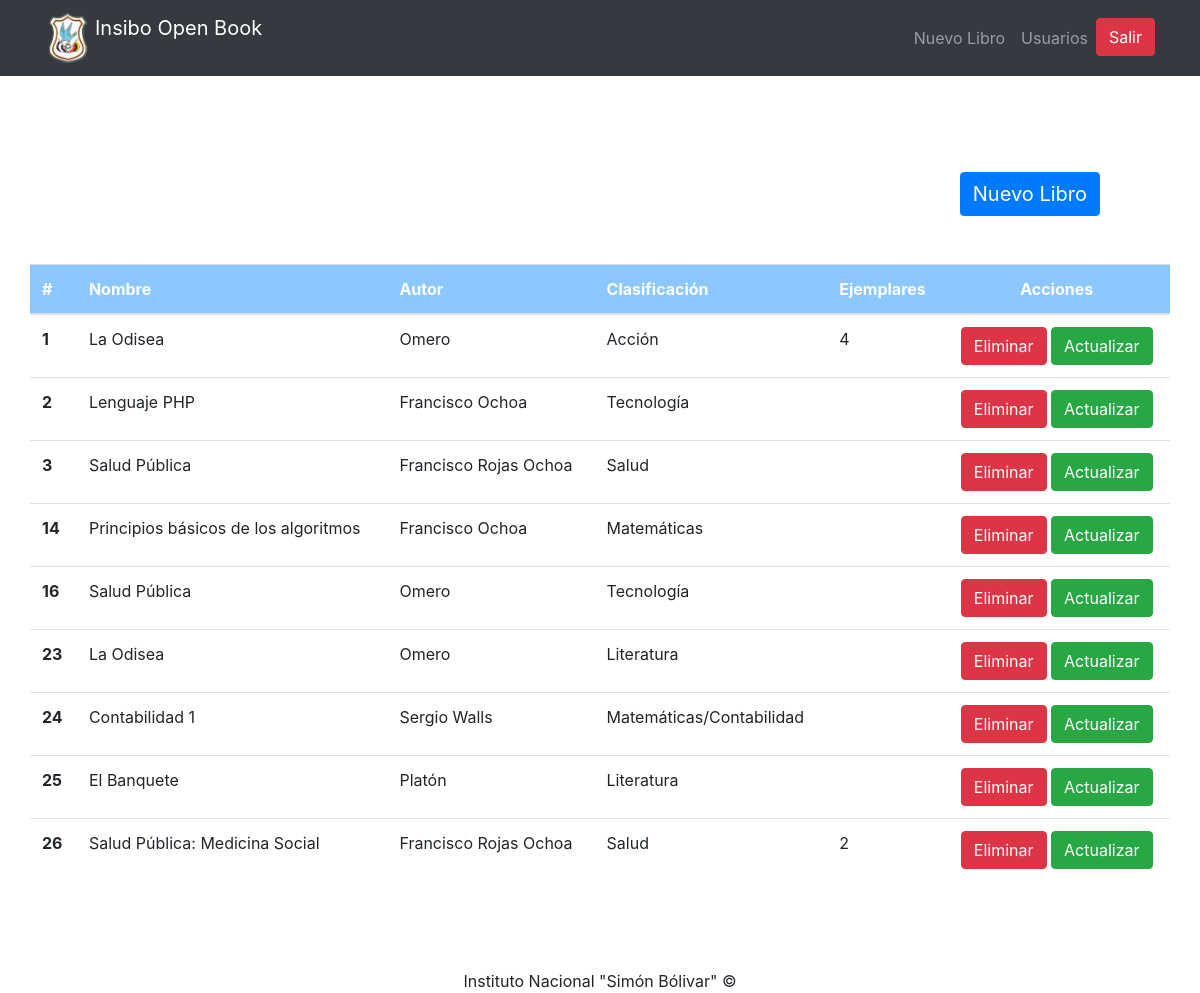
The page /proyectopoo/formularios/mostrarLibros.php on the database its author committed.
### tables this page shows
CREATE TABLE `libros` (
  `id_libro` int(11) NOT NULL,
  `nombre_libro` varchar(250) NOT NULL,
  `autor` varchar(200) NOT NULL,
  `clasificacion` varchar(25) NOT NULL,
  `n_copias` int(11) DEFAULT NULL,
  `archivo` varchar(250) DEFAULT NULL,
  `tipo` varchar(15) NOT NULL
);

### proyectopoo/formularios/mostrarLibros.php (the view, shortened to what this page needs)
<!DOCTYPE html>
<html lang="en">
<head>
  <link rel="stylesheet" href="../css/style.css">
  <link rel="stylesheet" href="../css/bootstrap.css">
</head>
<body>
  <nav class="navbar navbar-expand-sm navbar-dark bg-dark">
      <div class="container">
          <a class="navbar-brand" href="#">
    <img src="../imagenes/Insibo.png" width="50" height="50" class="d-inline-block align-top" alt="">Insibo Open Book
  </a>
      <div class="collapse navbar-collapse" id="navMenu">
        <ul class="navbar-nav ml-auto mt-2 mt-lg-0">
          <li class="nav-item">
            <a class="nav-link" href="IngresarLibro.php">Nuevo Libro</a>
          </li>
          <li class="nav-item">
            <a class="nav-link" href="mostrarUsuarios.php">Usuarios</a>
          </li>
          <li class="nav-item">
            <a class="btn btn-danger" href="Sesion.php">Salir</a>
          </li>
        </ul>
      </div>
      </div>
    </nav>
<br><br><br><br>
<div style="display: flex;justify-content: flex-end; margin-right: 100px ">
  <a  class="btn btn-primary" style="font-size:  20px" href="IngresarLibro.php">Nuevo Libro</a>
</div>
<br><br>
<div class="container">
<div class="row">
<table class="table table-hover">
  <thead style="background: dodgerblue; opacity: 0.5; color: white">
    <tr>
      <th scope="col">#</th>
      <th scope="col">Nombre</th>
      <th scope="col">Autor</th>
      <th scope="col">Clasificación</th>
      <th scope="col">Ejemplares</th>
      <th scope="col" class="text-center">Acciones</th>
    </tr>
  </thead>
  <tbody>
    <?php
       include 'conexion.php';
       $sql="SELECT * FROM libros";
       $resultado = mysqli_query($conexion,$sql);
        while ( $fila = mysqli_fetch_array($resultado) ) {
    ?>
    <tr>
      <th scope="row"><?php echo $fila['id_libro']; ?></th>
      <td><?php echo $fila['nombre_libro']; ?></td>
      <td><?php echo $fila['autor']; ?></td>
      <td><?php echo $fila['clasificacion']; ?></td>
      <td><?php echo $fila['n_copias']; ?></td>
      <td class="text-center">
      	<a href="eliminarlibro.php?codigo=<?php echo $fila['id_libro']; ?>" class="btn btn-danger">Eliminar</a>
      	<a href="actualizarLibro.php?codigo=<?php echo $fila['id_libro']; ?>" class="btn btn-success">Actualizar</a>
      </td>
    </tr>
    <?php
       }
     ?>
  </tbody>
</table>
</div>
</div>
 <br><br><br>
 <footer class="text-center">
  Instituto Nacional "Simón Bólivar" &copy
 </footer>
</body>
</html>

### rows shown on the page
libros: id_libro "1", nombre_libro "La Odisea", autor "Omero", clasificacion "Acción", n_copias "4"
libros: id_libro "2", nombre_libro "Lenguaje PHP", autor "Francisco Ochoa", clasificacion "Tecnología"
libros: id_libro "3", nombre_libro "Salud Pública", autor "Francisco Rojas Ochoa", clasificacion "Salud"
libros: id_libro "14", nombre_libro "Principios básicos de los algoritmos", autor "Francisco Ochoa", clasificacion "Matemáticas"
libros: id_libro "16", nombre_libro "Salud Pública", autor "Omero", clasificacion "Tecnología"
libros: id_libro "23", nombre_libro "La Odisea", autor "Omero", clasificacion "Literatura"
libros: id_libro "24", nombre_libro "Contabilidad 1", autor "Sergio Walls", clasificacion "Matemáticas/Contabilidad"
libros: id_libro "25", nombre_libro "El Banquete", autor "Platón", clasificacion "Literatura"
libros: id_libro "26", nombre_libro "Salud Pública: Medicina Social", autor "Francisco Rojas Ochoa", clasificacion "Salud", n_copias "2"
